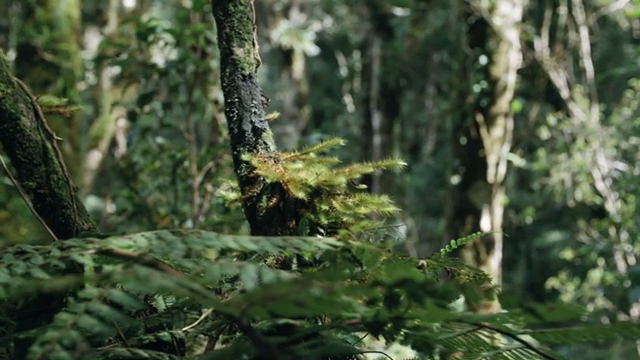
#> input picture frame 28 of openCv Filitreler/video.mp4, 640 x 360 px
$ python arkaPlanCikarma.py
#> lines starting #> are read from the running program, lines starting #| are printed output that depends on the picture; after the words box and inside, x2 and y2 are one past the last pixel; in counts of white or black regions, pixels touching at a corner belong together
import cv2 as cv

# Video kaynağını aç
video_kaynak = cv.VideoCapture("video.mp4")

# MOG2 arka plan çıkarıcı oluştur
arka_plan_cikarici = cv.createBackgroundSubtractorMOG2(history=150, varThreshold=100)# Geçmiş kare sayısı , Ön plan / arka plan ayrım eşiği

while True:
    # Videodan bir kare oku
    okundu_mu, kare = video_kaynak.read()
#> kare is the input picture: shape (360, 640, 3); mean B, G, R 59.3, 83.6, 70.1


    # Ön plan maskesini hesapla
    on_plan_maskesi = arka_plan_cikarici.apply(kare)
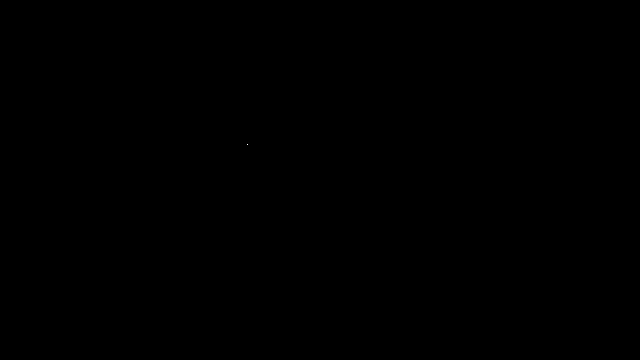
#> on_plan_maskesi: shape (360, 640); values 127 (black) and 255 (white), 0% white in thin lines or dots, all inside (x1, y1, x2, y2) = (247, 144, 248, 145)

    # Öğrenilmiş arka plan görüntüsünü al
    arka_plan = arka_plan_cikarici.getBackgroundImage()

    # Görüntüleri ekranda göster
    cv.imshow("orijinal_kare", kare)
    cv.imshow("on_plan_maskesi", on_plan_maskesi)

    # Arka plan hazırsa göster (ilk karelerde None olabilir)
    if arka_plan is not None:
        cv.imshow("arka_plan", arka_plan)

    # Klavye kontrolü (ESC ile çıkış)
    tus = cv.waitKey(10) & 0xff
#> (key Esc is pressed here)
    if tus == 27:   # ESC
        break

# Kaynakları serbest bırak
video_kaynak.release()
cv.destroyAllWindows()
